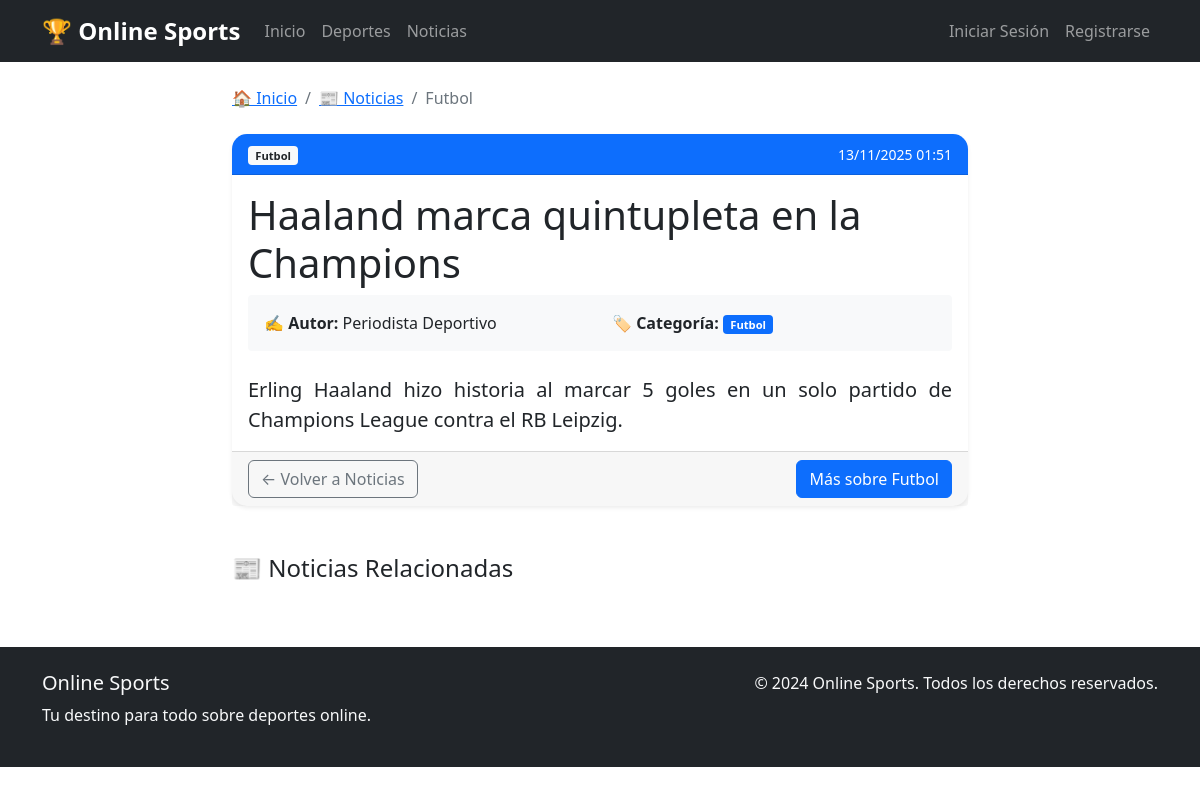
Page /noticia/1 on the committed database.
### app.py (models this page shows)
class Noticia(db.Model):
    id = db.Column(db.Integer, primary_key=True)
    titulo = db.Column(db.String(200), nullable=False)
    contenido = db.Column(db.Text, nullable=False)
    deporte = db.Column(db.String(50), nullable=False)
    imagen_url = db.Column(db.String(300))
    fecha_publicacion = db.Column(db.DateTime, default=datetime.utcnow)
    autor = db.Column(db.String(100))

### app.py (the view)
@app.route('/noticia/<int:noticia_id>')
def noticia_detalle(noticia_id):
    noticia = Noticia.query.get_or_404(noticia_id)
    return render_template('noticia_detalle.html', noticia=noticia)

### templates/noticia_detalle.html (shortened to what this page needs)
{% extends "base.html" %}
{% block content %}
<div class="row justify-content-center">
    <div class="col-lg-8">
        <nav aria-label="breadcrumb" class="mb-4">
            <ol class="breadcrumb">
                <li class="breadcrumb-item"><a href="{{ url_for('index') }}">🏠 Inicio</a></li>
                <li class="breadcrumb-item"><a href="{{ url_for('noticias') }}">📰 Noticias</a></li>
                <li class="breadcrumb-item active">{{ noticia.deporte|title }}</li>
            </ol>
        </nav>
        <article class="card shadow-sm">
            <div class="card-header bg-primary text-white">
                <div class="d-flex justify-content-between align-items-center">
                    <div>
                        <span class="badge bg-light text-dark">{{ noticia.deporte|title }}</span>
                    </div>
                    <small>{{ noticia.fecha_publicacion.strftime('%d/%m/%Y %H:%M') }}</small>
                </div>
            </div>
            <div class="card-body">
                <h1 class="card-title display-6">{{ noticia.titulo }}</h1>
                <div class="mb-4 p-3 bg-light rounded">
                    <div class="row">
                        <div class="col-md-6">
                            <strong>✍️ Autor:</strong> {{ noticia.autor }}
                        </div>
                        <div class="col-md-6">
                            <strong>🏷️ Categoría:</strong> <span class="badge bg-primary">{{ noticia.deporte|title }}</span>
                        </div>
                    </div>
                </div>
                <div class="news-content fs-5 lh-base">
                    {{ noticia.contenido|replace('\n', '<br>')|safe }}
                </div>
            </div>
            <div class="card-footer">
                <div class="d-flex justify-content-between align-items-center">
                    <a href="{{ url_for('noticias') }}" class="btn btn-outline-secondary">
                        ← Volver a Noticias
                    </a>
                    <div>
                        <a href="{{ url_for('deportes') }}?deporte={{ noticia.deporte }}" class="btn btn-primary">
                            Más sobre {{ noticia.deporte|title }}
                        </a>
                    </div>
                </div>
            </div>
        </article>
        <div class="mt-5">
            <h4 class="mb-3">📰 Noticias Relacionadas</h4>
        </div>
    </div>
</div>
{% endblock %}

### static/css/style.css (style rules this page uses)
.card { transition: transform 0.2s; box-shadow: 0 2px 4px rgba(0,0,0,0.1); }
.badge { font-size: 0.7rem; }
.btn { border-radius: 6px; }

### templates/noticia_detalle.html (style rules this page uses)
.news-content { line-height: 1.8; text-align: justify; }
.card { border: none; border-radius: 15px; }
.card-header { border-radius: 15px 15px 0 0 !important; }
.breadcrumb { background-color: transparent; padding: 0; }

### rows in the picture
Noticia: deporte "Futbol", fecha_publicacion "13/11/2025 01:51", titulo "Haaland marca quintupleta en la Champions", autor "Periodista Deportivo", contenido "Erling Haaland hizo historia al marcar 5 goles en un solo partido de Champions League contra el RB Leipzig."
